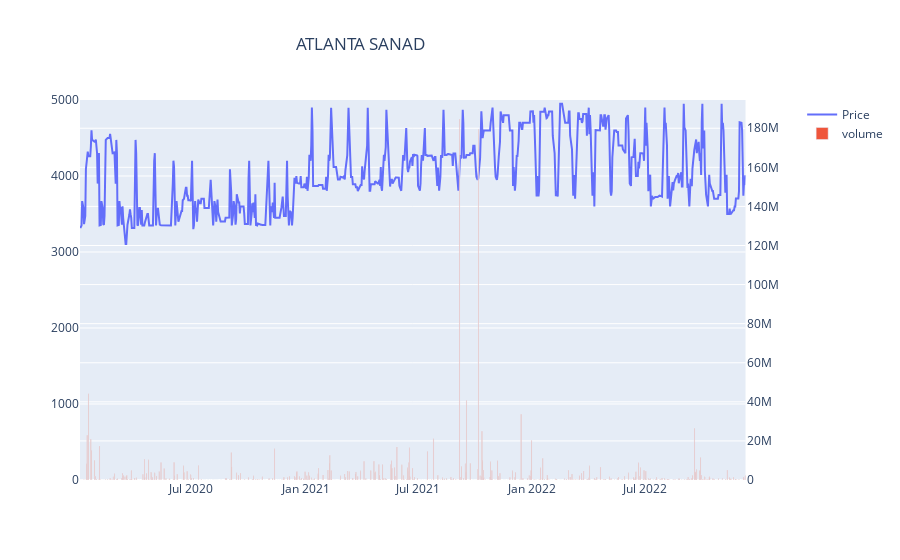

The cell this chart's notebook holds for it:
### Markdown cell above
### Application of the function for WAFA ASSURANCE

### Code cell
WF = Stock('WF ASS')
visualization(WF, 'ATLANTA SANAD ')

### Figure 1 — Plotly figure (JSON) as saved in the notebook; plotly's stock layout.template omitted (floating-point values rounded to 4 significant figures; data arrays with more than 128 entries replaced by an {"elided": "..."} marker saying what was removed)
{"data": [{"mode": "lines", "name": "Price", "type": "scatter", "x": {"elided": "732 str values"}, "xaxis": "x", "y": {"elided": "732 int values"}, "yaxis": "y"}, {"name": "volume", "type": "bar", "x": {"elided": "732 str values"}, "xaxis": "x", "y": {"elided": "732 int values"}, "yaxis": "y2"}], "layout": {"title": {"text": "ATLANTA SANAD ", "x": 0.4}, "xaxis": {"anchor": "y", "domain": [0, 0.94]}, "yaxis": {"anchor": "x", "domain": [0, 1], "range": [0, 5000], "visible": true}, "yaxis2": {"anchor": "x", "overlaying": "y", "side": "right"}}}
